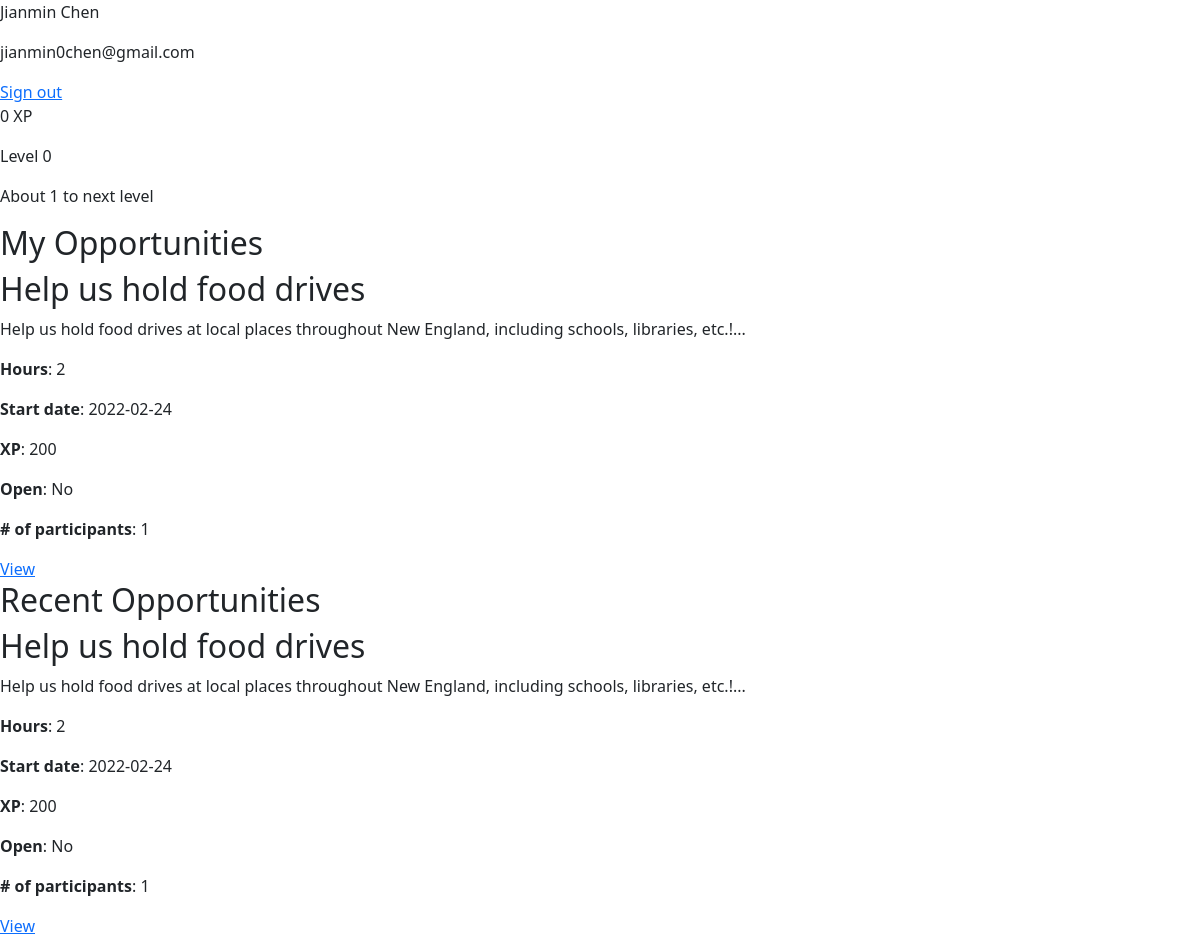
/ (signed in), run on the app's committed database.
### database.py (models this page shows)
class User(db.Model):
    __tablename__ = "users"
    id = db.Column(db.String, primary_key=True)
    username = db.Column(db.String(64), nullable=False, unique=True)
    email = db.Column(db.String(64), nullable=False, unique=True)
    password = db.Column(db.String, nullable=False)
    xp = db.Column(db.Integer, default=0, nullable=False)
    events = db.relationship("Participant", back_populates="user")

class Participant(db.Model):
    __tablename__ = "participants"
    id = db.Column(db.Integer, primary_key=True)
    user_id = db.Column(db.String, db.ForeignKey("users.id"), nullable=False)
    event_id = db.Column(db.Integer, db.ForeignKey("events.id"), nullable=False)
    xp_given = db.Column(db.Boolean, default=False, nullable=False)
    event = db.relationship("Event", back_populates="participants")
    user = db.relationship("User", back_populates="events")

class Event(db.Model):
    __tablename__ = "events"
    id = db.Column(db.Integer, primary_key=True)
    title = db.Column(db.String(64), nullable=False)
    description = db.Column(db.String(512), nullable=False)
    hours = db.Column(db.SmallInteger, nullable=False)
    start_date = db.Column(db.Date, default=datetime.utcnow(), nullable=False)
    xp = db.Column(db.SmallInteger, nullable=False)
    ended = db.Column(db.Boolean, default=False, nullable=False)
    organization_id = db.Column(db.String, db.ForeignKey("organizations.id"), nullable=False)
    organizer = db.relationship("Organization", back_populates="events")
    participants = db.relationship("Participant", back_populates="event")

### routes/general.py (the view, shortened to what this page needs)
@blueprint.route("/")
def index():
    if logged_in_as_user():
        user = db.session.execute(
            select(User).where(User.id == session["id"])
        ).fetchone()[0]
        opportunities = db.session.execute(
            select(Event)
        ).fetchall()
        leaderboard = db.session.execute(
            select(User).order_by(User.xp.desc()).limit(15)
        ).fetchall()
        return render_template(
            "user-dashboard.html",
            name=user.username,
            email=user.email,
            xp=user.xp,
            joined_opportunities=user.events,
            opportunities=opportunities,
            leaderboard=leaderboard,
            leaderboard_position=5
        )
    return redirect("/signin")

### app.py (called while the page is built)
@app.after_request
def after_request(response):
    response.headers["Cache-Control"] = "no-cache, no-store, must-revalidate"
    response.headers["Expires"] = 0
    response.headers["Pragma"] = "no-cache"
    return response

### helpers.py (called while the page is built)
def logged_in_as_user():
    if session.get("id") is None or session.get("password") is None:
        return False
    query = db.session.execute(
        select(User).where(User.id == session["id"])
    ).fetchone()
    if not query:
        return False
    elif not check_password_hash(query[0].password, session["password"]):
        return False
    return True

### templates/user-dashboard.html (shortened to what this page needs)
{% extends "layout.html" %}
{% block body %}
    <p>{{ name }}</p>
    <p>{{ email }}</p>
    <a href="{{ url_for('general.signout') }}">Sign out</a>
    <p>{{ xp }} XP</p>
    <p>Level {{ xp // 100 }}</p>
    <p>About {{ xp + 1 % 100 }} to next level</p>
    <h2>My Opportunities</h2>
    {% if joined_opportunities %}
        {% for event in joined_opportunities %}
            <h2>{{ event.event.title }}</h2>
            <p>{{ event.event.description[:100] }}...</p>
            <p><b>Hours</b>: {{ event.event.hours }}</p>
            <p><b>Start date</b>: {{ event.event.start_date }}</p>
            <p><b>XP</b>: {{ event.event.xp }}</p>
            <p><b>Open</b>: {{ "No" if event.event.ended else "Yes" }}</p>
            <p><b># of participants</b>: {{ event.event.participants | length }}</p>
            <a href="{{ url_for('events.opportunity', id=event.event.id) }}">View</a>
        {% endfor %}
    {% endif %}
    <h2>Recent Opportunities</h2>
    {% if opportunities %}
        {% for event in opportunities %}
            <h2>{{ event[0].title }}</h2>
            <p>{{ event[0].description[:100] }}...</p>
            <p><b>Hours</b>: {{ event[0].hours }}</p>
            <p><b>Start date</b>: {{ event[0].start_date }}</p>
            <p><b>XP</b>: {{ event[0].xp }}</p>
            <p><b>Open</b>: {{ "No" if event[0].ended else "Yes" }}</p>
            <p><b># of participants</b>: {{ event[0].participants | length }}</p>
            <a href="{{ url_for('events.opportunity', id=event[0].id) }}">View</a>
        {% endfor %}
    {% else %}
        <p>No opportunities found.</p>
    {% endif %}
{% endblock %}

### templates/layout.html (shortened to what this page needs)
<!DOCTYPE html>
<html lang="en" dir="ltr">
    <head>
        <link href="https://cdn.jsdelivr.net/npm/bootstrap@5.1.3/dist/css/bootstrap.min.css" rel="stylesheet"/>
    </head>
    <body>
        {% block body %}{% endblock %}
    </body>
</html>

### data on the page
User: username "Jianmin Chen", email "jianmin0chen@gmail.com"
Participant: event "Help us hold food drives", event "Help us hold food drives at local places throughout New England, including schools, libraries, etc.!", event.hours "2", event.start_date "2022-02-24", event.xp "200", event.participants|length "1"
Event: ended "No", title "Help us hold food drives", description "Help us hold food drives at local places throughout New England, including schools, libraries, etc.!", hours "2", start_date "2022-02-24", xp "200", event "1"

### other printed values
{{ xp }} "0"
{{ xp // 100 }} "0"
{{ xp + 1 % 100 }} "1"
